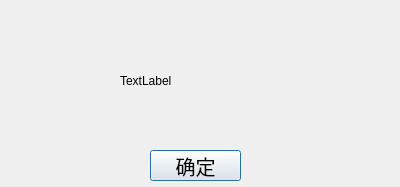
<?xml version="1.0" encoding="UTF-8"?>
<ui version="4.0">
 <class>resultDialog</class>
 <widget class="QDialog" name="resultDialog">
  <property name="geometry">
   <rect>
    <x>0</x>
    <y>0</y>
    <width>400</width>
    <height>187</height>
   </rect>
  </property>
  <property name="windowTitle">
   <string>胜利</string>
  </property>
  <property name="windowIcon">
   <iconset resource="resourse.qrc">
    <normaloff>:/images/tubiao.png</normaloff>:/images/tubiao.png</iconset>
  </property>
  <property name="styleSheet">
   <string notr="true">#resultDialog
{
	border-image: url(:/images/dialogimg.jpg);
}</string>
  </property>
  <widget class="QPushButton" name="pushButton">
   <property name="geometry">
    <rect>
     <x>150</x>
     <y>150</y>
     <width>91</width>
     <height>31</height>
    </rect>
   </property>
   <property name="styleSheet">
    <string notr="true">QPushButton
{
	border-image: url(:/images/buttonimg.png);
	color: rgb(0,0,0);
	font: 20px;
}
QPushButton:hover
{
	color: rgb(255,255,255);
}
QPushButton:pressed
{
	
	border-image: url(:/images/btn_press.png);
}
</string>
   </property>
   <property name="text">
    <string>确定</string>
   </property>
  </widget>
  <widget class="QLabel" name="chesslabel">
   <property name="geometry">
    <rect>
     <x>20</x>
     <y>40</y>
     <width>81</width>
     <height>81</height>
    </rect>
   </property>
   <property name="styleSheet">
    <string notr="true"/>
   </property>
   <property name="text">
    <string/>
   </property>
  </widget>
  <widget class="QLabel" name="winlabel">
   <property name="geometry">
    <rect>
     <x>120</x>
     <y>30</y>
     <width>261</width>
     <height>101</height>
    </rect>
   </property>
   <property name="text">
    <string>TextLabel</string>
   </property>
  </widget>
 </widget>
 <resources>
  <include location="resourse.qrc"/>
 </resources>
 <connections/>
</ui>
